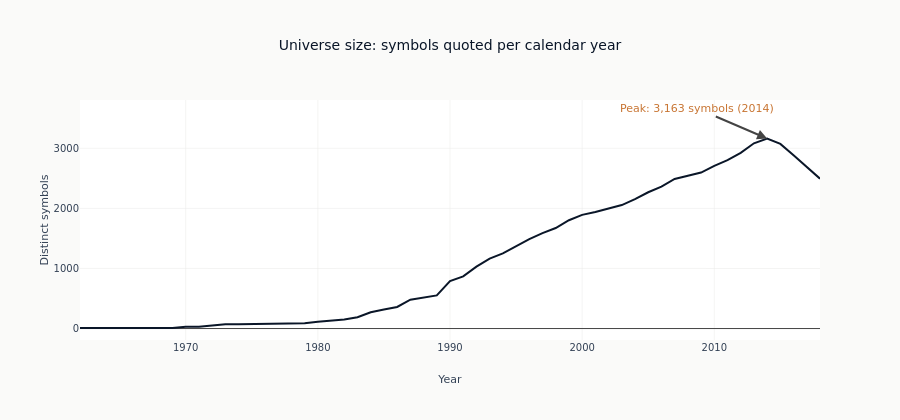

The notebook cell this image was saved under:
### Markdown cell above
## 3. Coverage through time

The cross-section above says how many symbols the panel holds *in total*. It says nothing
about **when**. A panel of 3,199 symbols could mean 3,199 symbols quoted every year, or a
universe that grows and shrinks as firms list and delist.

Two views answer this:

- **Universe size** — how many distinct symbols are quoted in each calendar year.
- **Entries and exits** — how many symbols record their *first* observation in each year,
  and how many record their *last*.

For a panel tracking a real equity market, both flows should run continuously: firms IPO
every year, and firms are acquired or fail every year.

### Code cell
active_by_year = (
    wiki.select(pl.col("timestamp").dt.year().alias("year"), "symbol")
    .group_by("year")
    .agg(pl.col("symbol").n_unique().alias("active"))
    .sort("year")
)

peak = active_by_year.sort("active", descending=True).head(1)
peak_year, peak_active = peak["year"][0], peak["active"][0]

fig = go.Figure()
fig.add_trace(
    go.Scatter(
        x=active_by_year["year"].to_list(),
        y=active_by_year["active"].to_list(),
        mode="lines",
        name="Symbols quoted",
        line=dict(color=COLORS["blue"], width=2),
    )
)
fig.add_annotation(
    x=peak_year,
    y=peak_active,
    text=f"Peak: {peak_active:,} symbols ({peak_year})",
    showarrow=True,
    arrowhead=2,
    ax=-70,
    ay=-30,
    font=dict(color=COLORS["copper"]),
)
fig.update_layout(
    title="Universe size: symbols quoted per calendar year",
    xaxis_title="Year",
    yaxis_title="Distinct symbols",
    height=420,
)
fig.show()

### Figure 1 — Plotly figure (JSON) as saved in the notebook; plotly's stock layout.template omitted (floating-point values rounded to 4 significant figures)
{"data": [{"line": {"color": "#0a1628", "width": 2}, "mode": "lines", "name": "Symbols quoted", "type": "scatter", "x": [1962, 1963, 1964, 1965, 1966, 1967, 1968, 1969, 1970, 1971, 1972, 1973, 1974, 1975, 1976, 1977, 1978, 1979, 1980, 1981, 1982, 1983, 1984, 1985, 1986, 1987, 1988, 1989, 1990, 1991, 1992, 1993, 1994, 1995, 1996, 1997, 1998, 1999, 2000, 2001, 2002, 2003, 2004, 2005, 2006, 2007, 2008, 2009, 2010, 2011, 2012, 2013, 2014, 2015, 2016, 2017, 2018], "y": [9, 9, 9, 9, 9, 9, 9, 9, 28, 28, 49, 73, 73, 74, 74, 86, 88, 89, 113, 135, 149, 189, 272, 317, 359, 481, 520, 552, 791, 869, 1030, 1164, 1251, 1374, 1489, 1589, 1673, 1803, 1892, 1941, 1995, 2055, 2153, 2268, 2362, 2489, 2544, 2596, 2709, 2804, 2923, 3083, 3163, 3073, 2883, 2681, 2494]}], "layout": {"annotations": [{"arrowhead": 2, "ax": -70, "ay": -30, "font": {"color": "#C87533"}, "showarrow": true, "text": "Peak: 3,163 symbols (2014)", "x": 2014, "y": 3163}], "height": 420, "title": {"text": "Universe size: symbols quoted per calendar year"}, "xaxis": {"title": {"text": "Year"}}, "yaxis": {"title": {"text": "Distinct symbols"}}}}
